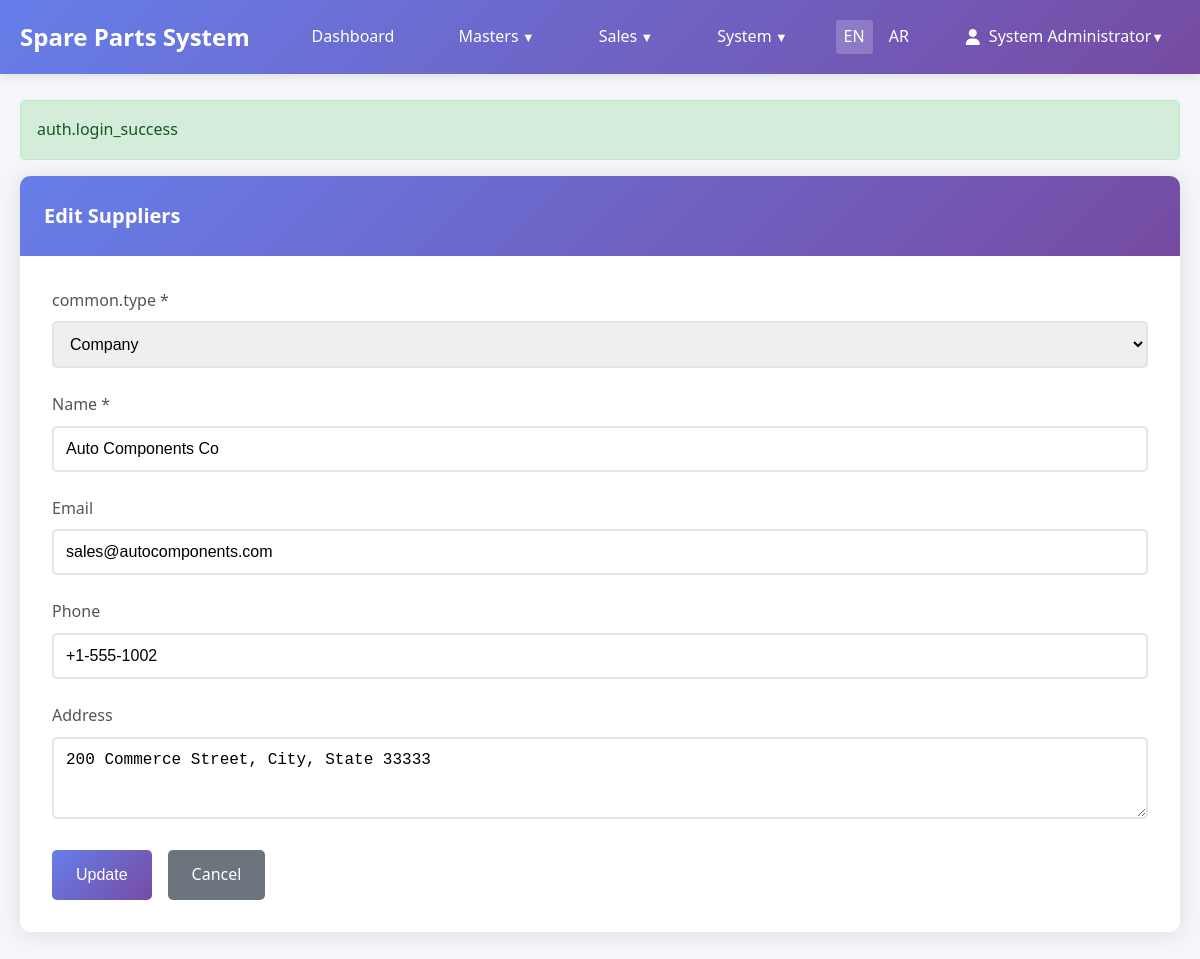
The page /suppliers/2/edit (signed in) on the database its author committed.
### tables this page shows
CREATE TABLE `sp_suppliers` (
  `id` int NOT NULL AUTO_INCREMENT,
  `type` enum('company','individual') NOT NULL DEFAULT 'company',
  `name` varchar(255) NOT NULL,
  `phone` varchar(50) DEFAULT NULL,
  `email` varchar(255) DEFAULT NULL,
  `address` text,
  `created_at` timestamp NOT NULL DEFAULT CURRENT_TIMESTAMP,
  PRIMARY KEY (`id`),
  KEY `idx_name` (`name`),
  KEY `idx_type` (`type`)
);

### app/core/Controller.php (called while the page is built, shortened)
<?php
class Controller
{
    protected function view(string $view, array $data = []): void
    {
        extract($data);
        $viewPath = __DIR__ . "/../views/{$view}.php";
        require $viewPath;
    }
}

### app/controllers/SupplierController.php (called while the page is built, shortened)
<?php
class SupplierController extends Controller
{
    private Supplier $supplierModel;
    public function __construct()
    {
        $this->supplierModel = new Supplier();
    }
    public function edit(array $params): void
    {
        $id = (int) $params['id'];
        $supplier = $this->supplierModel->find($id);
        $this->view('suppliers/form', compact('supplier'));
    }
}

### public/index.php (called while the page is built, shortened)
<?php
require_once __DIR__ . '/../app/core/Autoloader.php';
$router = new Router();
$router->get('/', 'AuthController@loginForm');
$router->get('/login', 'AuthController@loginForm');
$router->post('/login', 'AuthController@login');
$router->get('/logout', 'AuthController@logout');
$router->resolve();

### app/core/I18n.php (called while the page is built, shortened)
<?php
class I18n
{
    private static string $locale = 'en';
    private static array $translations = [];
    public static function init(string $locale): void
    {
        $validLocales = ['en', 'ar'];
        self::$locale = in_array($locale, $validLocales) ? $locale : 'en';
    }
    public static function t(string $key, array $params = []): string
    {
        $translation = self::getTranslation($key);
        return $translation;
    }
    private static function getTranslation(string $key): string
    {
        $keys = explode('.', $key);
        $translation = self::$translations;
        foreach ($keys as $k) {
            if (isset($translation[$k])) {
                $translation = $translation[$k];
            } else {
                return $key;
            }
        }
        return is_string($translation) ? $translation : $key;
    }
    private static function loadTranslations(): void
    {
        $langFile = __DIR__ . "/../lang/" . self::$locale . ".php";
        if (file_exists($langFile)) {
            self::$translations = require $langFile;
        } else {
            error_log("Language file not found: $langFile");
            self::$translations = [];
        }
    }
}

### app/core/Autoloader.php (called while the page is built, shortened)
<?php
class Autoloader
{
    private static array $namespaces = [];
    public static function addNamespace(string $prefix, string $baseDir): void
    {
        $prefix = trim($prefix, '\\') . '\\';
        $baseDir = rtrim($baseDir, DIRECTORY_SEPARATOR) . '/';
        if (!isset(self::$namespaces[$prefix])) {
            self::$namespaces[$prefix] = [];
        }
        array_push(self::$namespaces[$prefix], $baseDir);
    }
    public static function load(string $class): bool
    {
        $prefix = $class;
        while (false !== $pos = strrpos($prefix, '\\')) {
            $prefix = substr($class, 0, $pos + 1);
            $relativeClass = substr($class, $pos + 1);
            $mappedFile = self::loadMappedFile($prefix, $relativeClass);
            if ($mappedFile) {
                return $mappedFile;
            }
            $prefix = rtrim($prefix, '\\');
        }
        return false;
    }
    private static function loadMappedFile(string $prefix, string $relativeClass): bool
    {
        if (!isset(self::$namespaces[$prefix])) {
            return false;
        }
        foreach (self::$namespaces[$prefix] as $baseDir) {
            $file = $baseDir . str_replace('\\', '/', $relativeClass) . '.php';
            $fileLower = $baseDir . str_replace('\\', '/', strtolower($relativeClass)) . '.php';
            if (self::requireFile($fileLower)) {
                return true;
            }
        }
        return false;
    }
    private static function requireFile(string $file): bool
    {
        if (file_exists($file)) {
            return true;
        }
        return false;
    }
}

### app/config/DB.php (called while the page is built, shortened)
<?php
class DB
{
    private static ?PDO $instance = null;
    public static function getInstance(): PDO
    {
        if (self::$instance === null) {
            try {
                $config = Config::$database;
                $dsn = "mysql:host={$config['host']};dbname={$config['dbname']};charset={$config['charset']}";
                self::$instance = new PDO(
                    $dsn,
                    $config['username'],
                    $config['password'],
                    $config['options']
                );
            } catch (PDOException $e) {
                error_log("Database connection failed: " . $e->getMessage());
                throw new PDOException('Database connection failed: ' . $e->getMessage());
            }
        }
        return self::$instance;
    }
    public static function query(string $sql, array $params = []): \PDOStatement
    {
        try {
            $stmt = self::getInstance()->prepare($sql);
            $stmt->execute($params);
            return $stmt;
        } catch (PDOException $e) {
            error_log("Query failed: " . $e->getMessage());
            throw $e;
        }
    }
}

### app/core/Model.php (called while the page is built, shortened)
<?php
class Model
{
    protected string $table;
    protected string $primaryKey = 'id';
    public function find(int $id): ?array
    {
        $stmt = DB::query("SELECT * FROM {$this->table} WHERE {$this->primaryKey} = ?", [$id]);
        $result = $stmt->fetch();
        return $result ?: null;
    }
}

### app/core/Helpers.php (called while the page is built, shortened)
<?php
class Helpers
{
    public static function escape($value): string
    {
        return htmlspecialchars($value, ENT_QUOTES, 'UTF-8');
    }
}

### app/views/suppliers/form.php (the view, shortened to what this page needs)
<?php
$isEdit = isset($supplier);
?>
<div class="card">
    <div class="card-header">
        <h1 class="card-title">
            <?= $isEdit ? I18n::t('actions.edit') : I18n::t('actions.create') ?> <?= I18n::t('navigation.suppliers') ?>
        </h1>
    </div>
    <div class="card-body">
        <form method="POST" action="<?= $isEdit ? '/suppliers/' . $supplier['id'] : '/suppliers' ?>">
            <div class="form-group">
                <label for="type" class="form-label"><?= I18n::t('common.type') ?> *</label>
                <select name="type" id="type" class="form-control" required>
                    <option value="company" <?= ($isEdit && $supplier['type'] == 'company') ? 'selected' : '' ?>>Company</option>
                </select>
            </div>
            <div class="form-group">
                <label for="name" class="form-label"><?= I18n::t('common.name') ?> *</label>
                <input
                    type="text"
                    name="name"
                    id="name"
                    class="form-control"
                    value="<?= $isEdit ? Helpers::escape($supplier['name']) : Helpers::old('name') ?>"
                    required
                >
            </div>
            <div class="form-group">
                <label for="email" class="form-label"><?= I18n::t('common.email') ?></label>
                <input
                    type="email"
                    name="email"
                    id="email"
                    class="form-control"
                    value="<?= $isEdit ? Helpers::escape($supplier['email']) : Helpers::old('email') ?>"
                >
            </div>
            <div class="form-group">
                <label for="phone" class="form-label"><?= I18n::t('common.phone') ?></label>
                <input
                    type="text"
                    name="phone"
                    id="phone"
                    class="form-control"
                    value="<?= $isEdit ? Helpers::escape($supplier['phone']) : Helpers::old('phone') ?>"
                >
            </div>
            <div class="form-group">
                <label for="address" class="form-label"><?= I18n::t('common.address') ?></label>
                <textarea
                    name="address"
                    id="address"
                    class="form-control"
                    rows="3"
                ><?= $isEdit ? Helpers::escape($supplier['address']) : Helpers::old('address') ?></textarea>
            </div>
            <div style="display: flex; gap: 1rem;">
                <button type="submit" class="btn btn-primary">
                    <?= $isEdit ? I18n::t('actions.update') : I18n::t('actions.create') ?>
                </button>
                <a href="/suppliers" class="btn btn-secondary"><?= I18n::t('actions.cancel') ?></a>
            </div>
        </form>
    </div>
</div>
<?php
include __DIR__ . '/../layouts/base.php';
?>

### app/core/Router.php (shortened to what this page needs)
<?php
class Router
{
    private array $routes = [];
    private array $groupStack = [];
    public function group(array $attributes, callable $callback): void
    {
        $this->groupStack[] = $attributes;
        array_pop($this->groupStack);
    }
    private function addRoute(string $method, string $path, string $action): void
    {
        $path = '/' . trim($path, '/');
        if ($path !== '/') {
            $path = rtrim($path, '/');
        }
        $route = [
            'method' => $method,
            'path' => $path,
            'action' => $action,
            'middleware' => $this->getGroupMiddleware()
        ];
        $this->routes[] = $route;
    }
    private function getGroupMiddleware(): array
    {
        $middleware = [];
        foreach ($this->groupStack as $group) {
            if (isset($group['auth']) && $group['auth']) {
                $middleware[] = 'auth';
            }
        }
        return $middleware;
    }
    public function resolve(): void
    {
        $method = $_SERVER['REQUEST_METHOD'];
        $path = parse_url($_SERVER['REQUEST_URI'], PHP_URL_PATH);
        $path = '/' . trim($path, '/');
        if ($path !== '/') {
            $path = rtrim($path, '/');
        }
        foreach ($this->routes as $route) {
            if ($route['method'] === $method && $this->matchPath($route['path'], $path)) {
                $this->executeAction($route['action'], $this->extractParams($route['path'], $path));
                return;
            }
        }
    }
    private function matchPath(string $routePath, string $requestPath): bool
    {
        $pattern = preg_replace('/\{[^}]+\}/', '([^/]+)', $routePath);
        $pattern = '#^' . $pattern . '$#';
        return (bool) preg_match($pattern, $requestPath);
    }
    private function extractParams(string $routePath, string $requestPath): array
    {
        $params = [];
        preg_match_all('/\{([^}]+)\}/', $routePath, $paramNames);
        $pattern = preg_replace('/\{[^}]+\}/', '([^/]+)', $routePath);
        $pattern = '#^' . $pattern . '$#';
        if (preg_match($pattern, $requestPath, $matches)) {
            array_shift($matches);
            foreach ($paramNames[1] as $index => $name) {
                if (isset($matches[$index])) {
                    $params[$name] = $matches[$index];
                }
            }
        }
        return $params;
    }
    private function executeAction(string $action, array $params = []): void
    {
        [$controllerName, $methodName] = explode('@', $action);
        $controller = new $controllerClass();
        $controller->$methodName($params);
    }
}

### public/assets/css/app.css (style rules this page uses)
* { margin: 0; padding: 0; box-sizing: border-box; }
body { font-family: 'Segoe UI', Tahoma, Geneva, Verdana, sans-serif; line-height: 1.6; color: #333; background-color: #f4f6f9; }
.card { background: white; border-radius: 10px; box-shadow: 0 2px 20px rgba(0,0,0,0.1); overflow: hidden; margin-bottom: 2rem; }
.card-header { background: linear-gradient(135deg, #667eea 0%, #764ba2 100%); color: white; padding: 1.5rem; border-bottom: none; }
.card-title { font-size: 1.25rem; margin: 0; }
.card-body { padding: 2rem; }
.form-group { margin-bottom: 1.5rem; }
.form-label { display: block; margin-bottom: 0.5rem; font-weight: 500; color: #555; }
.form-control { width: 100%; padding: 0.75rem; border: 2px solid #e1e5e9; border-radius: 5px; font-size: 1rem; transition: border-color 0.3s, box-shadow 0.3s; }
.btn { padding: 0.75rem 1.5rem; border: none; border-radius: 5px; font-size: 1rem; cursor: pointer; text-decoration: none; display: inline-block; text-align: center; transition: all 0.3s; font-weight: 500; }
.btn-primary { background: linear-gradient(135deg, #667eea 0%, #764ba2 100%); color: white; }
.btn-secondary { background-color: #6c757d; color: white; }

### rows shown on the page
sp_suppliers: type "Company", name "Auto Components Co", email "sales@autocomponents.com", phone "+1-555-1002", address "200 Commerce Street, City, State 33333"

### other values the page prints
Helpers::escape($message) "auth.login_success"
